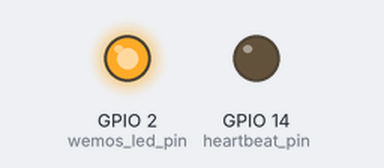
A sketch run on a simulated ESP8266 (Wemos D1 mini). On the bench: output pins drawn as LEDs (lit = HIGH). What the sketch prints to the serial monitor is not drawn.

Above: at 2.5 s.
At 5.02 s:
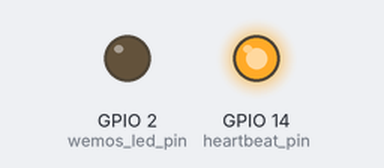
Timing chart, 0 to 6.5 s (numbered marks = the images above):
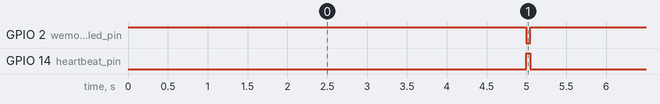

The sketch:

Wemos_simple_Hardware_Watchdog_example.ino
```cpp
// Simple example of how to use SimpleTimer to trigger heartbeat pulses for the Hardware Watchdog

#include <ESP8266WiFi.h>
#include <SimpleTimer.h>

#define heartbeat_pin 14 // Pin D5 - should match the solder bridge on the hardware watchdog
#define wemos_led_pin  2 // Built-in LED on Wemos attached to GPIO2 (Pin D4)

SimpleTimer timer;

void setup()
{
  Serial.begin(74880);

  pinMode(heartbeat_pin, OUTPUT);   // Set Hardware watchdog jumper to match this
  pinMode(wemos_led_pin, OUTPUT);   // Wemos built in LED - active LOW
  digitalWrite(wemos_led_pin,HIGH); // Turn Wemos built-in LED off

  timer.setInterval(5000, send_heartbeat);
}


void loop()
{
  timer.run();
}


void send_heartbeat()
{
    digitalWrite(heartbeat_pin,HIGH);
    digitalWrite(wemos_led_pin,LOW);
    delay(50); // 50ms, but can be as low can be as low as 50us if needed
    digitalWrite(heartbeat_pin,LOW);
    digitalWrite(wemos_led_pin,HIGH);
    Serial.println(F("Heartbeat"));
}
```

Measured:
- by itself, GPIO 2 (wemos_led_pin): alternates HIGH for 4.9 s and LOW for 0.05 s
- by itself, GPIO 14 (heartbeat_pin): alternates HIGH for 0.05 s and LOW for 4.9 s
